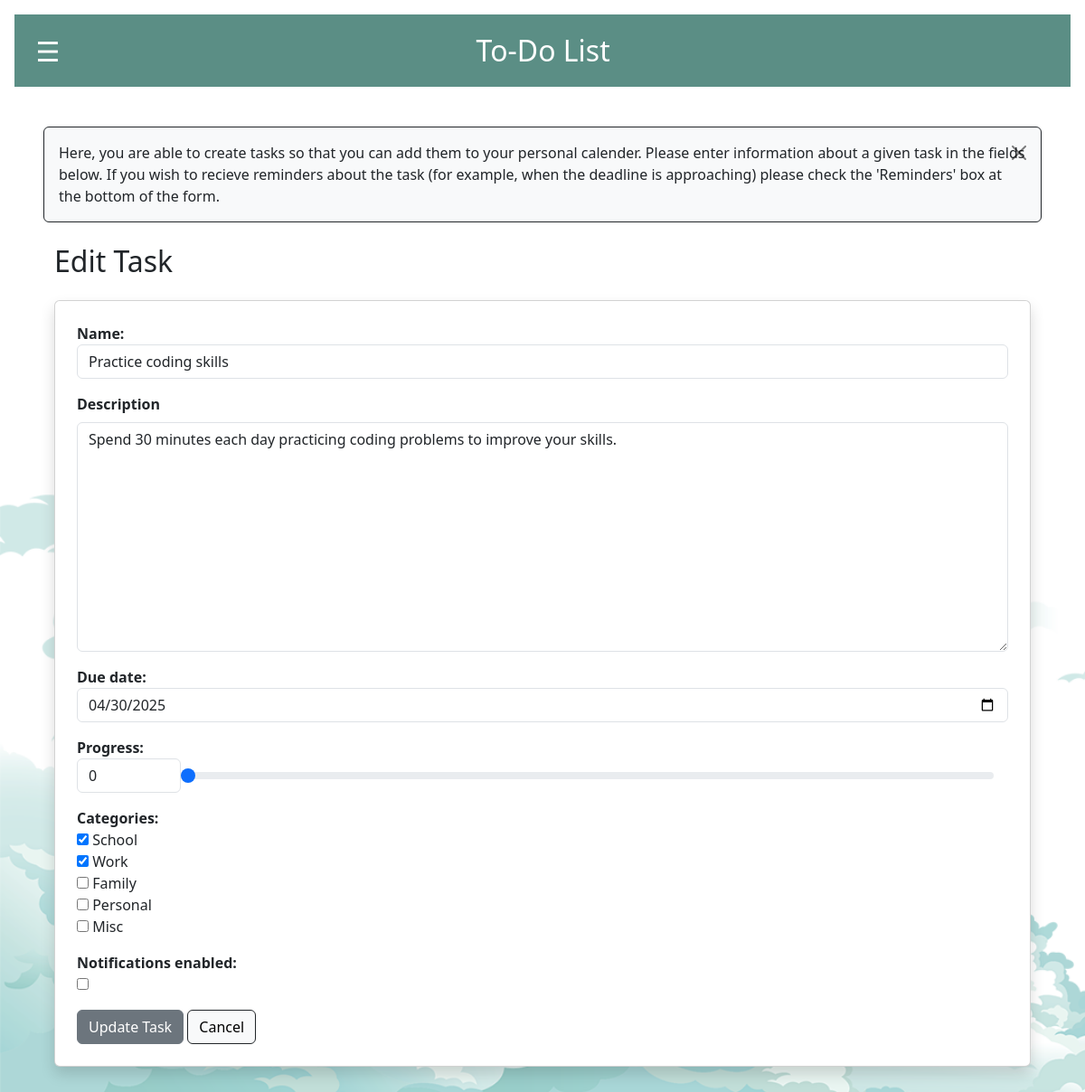
The page /tasks/edit/14/ (signed in) on the database its author committed.
### todoapp/models.py (models this page shows, shortened)
class Task(models.Model):
    name = models.CharField(max_length=255)
    creator = models.ForeignKey(User, on_delete=models.CASCADE)
    description = models.TextField()
    due_date = models.DateTimeField()
    progress = models.IntegerField(default=0)
    is_completed = models.BooleanField(default=False)
    is_archived = models.BooleanField(default=False)
    categories = models.ManyToManyField(Category, related_name="tasks", blank=True)
    assigned_users = models.ManyToManyField(User, related_name="assigned_tasks")
    notifications_enabled = models.BooleanField(default=False)
    NOTIFICATION_TIMES = [
        (10, '10 minutes before'),
        (60, '1 hour before'),
        (1440, '1 day before'),
    ]
    NOTIFICATION_TYPES = [
        ('push', 'Push Notification'),
        ('email', 'Email Notification'),
    ]
    notification_time = models.IntegerField(choices=NOTIFICATION_TIMES, default=60)
    notification_type = models.CharField(
        max_length=10,
        choices=NOTIFICATION_TYPES,
        default='push'
    )

### todoapp/views.py (the view)
# urls.py: path('tasks/edit/<int:task_id>/', views.edit_task, name='edit_task'),
@login_required(login_url = '/')
def edit_task(request, task_id):
    task = get_object_or_404(Task, id=task_id)
    if request.method == 'POST':
        form = TaskForm(request.POST, instance=task)
        if form.is_valid():
            updated_task = form.save(commit=False)
            updated_task.creator = request.user
            updated_task.save()
            form.save_m2m()  # for ManyToMany like categories
            return redirect('task_view')
    else:
        form = TaskForm(instance=task)
    return render(request, 'add_task.html', {'form': form, 'edit_mode': True})

### todoapp/forms.py
class TaskForm(forms.ModelForm):
    categories = forms.ModelMultipleChoiceField(
        queryset=Category.objects.all(),
        widget=forms.CheckboxSelectMultiple,
        required=False
    )
    class Meta:
        model = Task
        fields = ['name', 'description', 'due_date', 'progress', 'categories', 'notifications_enabled', 'notification_time', 'notification_type']
        widgets = {
            'due_date': forms.DateInput(attrs={'type': 'date'}),
            'progress': forms.NumberInput(attrs={'type': 'range',
            'min': '0', 'max': '100', 'step': '1', 'oninput': 'updateProgressLabel(this.value)'}),
        }
    def __init__(self, *args, **kwargs):
        super().__init__(*args, **kwargs)
        for field_name in ['name', 'description', 'due_date', 'progress']:
            if field_name in self.fields:
                self.fields[field_name].widget.attrs.update({'class': 'form-control'})

### todoapp/context_processors.py (called while the page is built)
def vapid_key(request):
    return {
        'vapid_key': settings.VAPID_PUBLIC_KEY
    }

### todoapp/models.py (called while the page is built)
    def __str__(self):
        return self.name

### todoapp/templates/add_task.html (shortened to what this page needs)
{% extends 'base.html' %}
{% block content %}
<div class="alert alert-info alert-dismissible fade show d-flex justify-content-between align-items-center flex-wrap gap-2 border border-dark custom-alert"  role="alert">
    <p class="mb-0">
      Here, you are able to create tasks so that you can add them to your personal calender. Please enter information about a given task in the fields below. If you wish to recieve reminders about the task (for example, when the deadline is approaching) please check the 'Reminders' box at the bottom of the form.
    </p>
    <button type="button" class="btn-close" data-bs-dismiss="alert" aria-label="Close"></button>
</div>
<div class="container mt-4">
    <h2 class="mb-4">{{ edit_mode|default:False|yesno:"Edit Task,Create a New Task" }}</h2>
    <div class="card p-4 shadow">
        <form method="post">
            <div class="mb-3">
                <b>{{ form.name.label_tag }} </b>
                <br>
                {{ form.name }}
            </div>
            <div class="mb-3">
                <div class="mb-3">
                    <label for="id_description" class="form-label"><b>{{ form.description.label }}</b></label>
                    <br>
                    {{ form.description }}
                </div>
            </div>
            <div class="mb-3">
                <b>{{ form.due_date.label_tag }}</b>
                <br>
                {{ form.due_date }}
            </div>
            <div class="mb-3">
                <label for="id_progress_slider"><b>Progress:</b></label>
                <div class="d-flex align-items-center">
                    <input
                        type="number"
                        id="id_progress"
                        name="progress"
                        min="0"
                        max="100"
                        step="1"
                        value="{{ form.progress.value|default:0 }}"
                        class="form-control w-auto"
                    >
                    <input
                        type="range"
                        id="id_progress_slider"
                        min="0"
                        max="100"
                        step="1"
                        value="{{ form.progress.value|default:0 }}"
                        class="form-range me-3"
                    >
                </div>
            </div>
            <div class="mb-3">
                <b>{{ form.categories.label_tag }}</b>
                {{ form.categories }}
            </div>
            <div class="mb-3">
                <b>{{ form.notifications_enabled.label_tag }}</b>
                <br>
                {{ form.notifications_enabled }}
            </div>
            <button type="submit" class="btn btn-secondary">
                {{ edit_mode|default:False|yesno:"Update Task,Create Task" }}
            </button>
            <a href="{% url 'task_view' %}" name="Cancel" class="btn btn-light border border-dark" >Cancel</a>
        </form>
    </div>
</div>
{% endblock %}

### todoapp/templates/base.html (style rules this page uses)
body { margin: 0; background-image: url('../static/todolist-background.png'); background-size: cover; background-repeat: no-repeat; }

### rows shown on the page
Task: name "Practice coding skills", description "Spend 30 minutes each day practicing coding problems to improve your skills.", due_date "04/30/2025"

### other values the page prints
{{ edit_mode|default:False|yesno:"Edit Task,Create a New Task" }} "Edit Task"
{{ edit_mode|default:False|yesno:"Update Task,Create Task" }} "Update Task"
